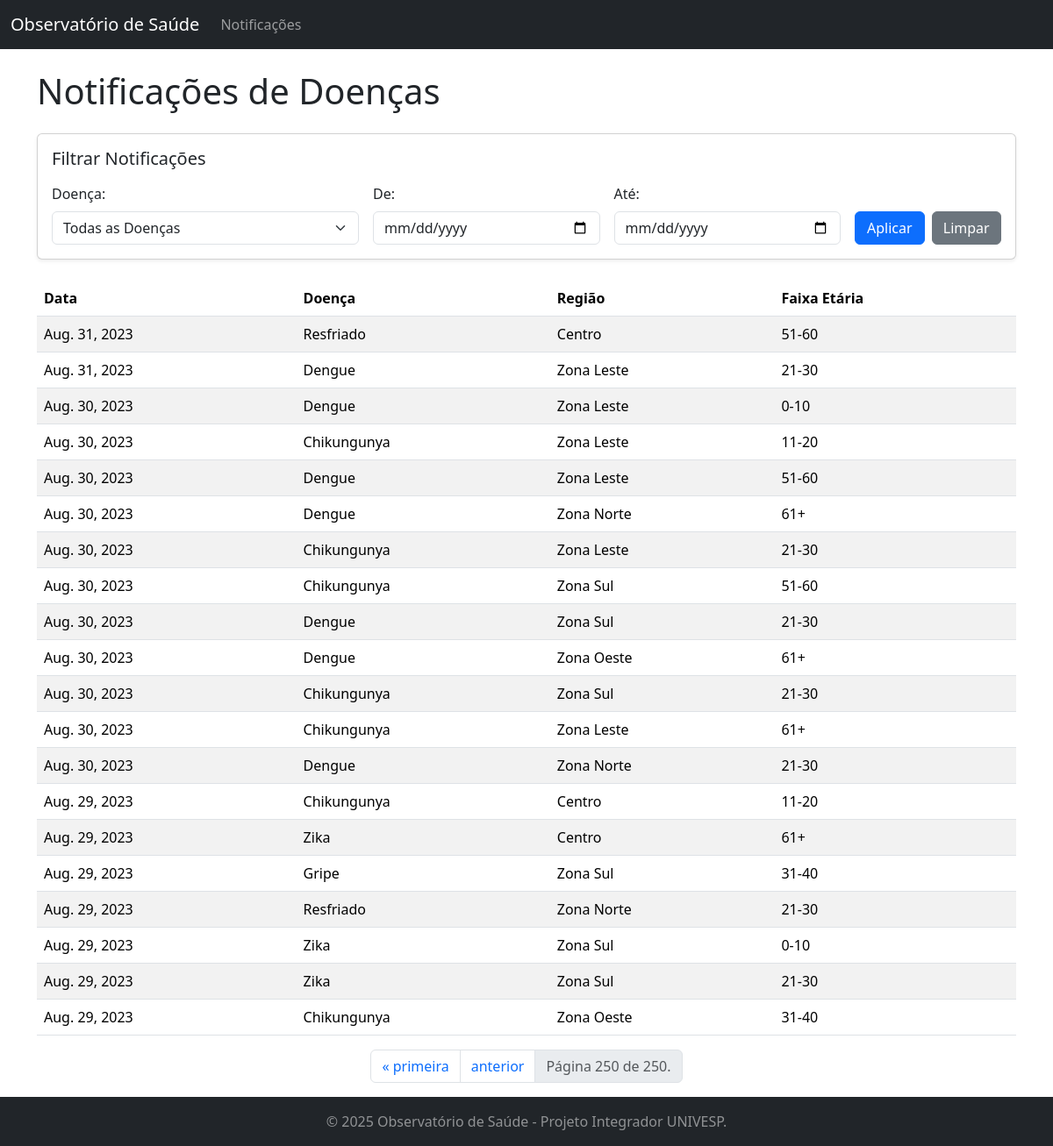
The app's page /notificacoes/?page=250 with its own data.
### analise_saude/models.py (models this page shows)
class NotificacaoDoenca(models.Model):
    data_notificacao = models.DateField(help_text="Data da notificação do caso")
    doenca = models.CharField(max_length=100, help_text="Nome da doença (ex: Dengue, Chikungunya)")
    regiao = models.CharField(max_length=100, help_text="Região/bairro onde o caso foi notificado")
    sexo = models.CharField(max_length=10, blank=True, null=True)
    faixa_etaria = models.CharField(max_length=20, blank=True, null=True)
    class Meta:
        verbose_name = "Notificação de Doença"
        verbose_name_plural = "Notificações de Doenças"
        ordering = ['-data_notificacao']

### analise_saude/views.py (the view)
# urls.py: path('notificacoes/', views.lista_notificacoes, name='lista_notificacoes'),
def lista_notificacoes(request):
    notificacoes_list = NotificacaoDoenca.objects.all().order_by('-data_notificacao')
    doenca = request.GET.get('doenca')
    data_inicio = request.GET.get('data_inicio')
    data_fim = request.GET.get('data_fim')
    if doenca:
        notificacoes_list = notificacoes_list.filter(doenca=doenca)
    if data_inicio:
        notificacoes_list = notificacoes_list.filter(data_notificacao__gte=data_inicio)
    if data_fim:
        notificacoes_list = notificacoes_list.filter(data_notificacao__lte=data_fim)
    paginator = Paginator(notificacoes_list, 20)
    page_number = request.GET.get('page')
    notificacoes = paginator.get_page(page_number)
    doencas_disponiveis = NotificacaoDoenca.objects.values('doenca').annotate(
        total=Count('id')).order_by('doenca')
    context = {
        'notificacoes': notificacoes,
        'doencas_disponiveis': doencas_disponiveis,
    }
    return render(request, 'analise_saude/lista_notificacoes.html', context)

### analise_saude/templates/analise_saude/lista_notificacoes.html (shortened to what this page needs)
{% extends 'analise_saude/base.html' %}
{% block content %}
    <h1 class="mb-4">Notificações de Doenças</h1>
    <div class="card p-3 mb-4 shadow-sm">
        <h4 class="card-title h5 mb-3">Filtrar Notificações</h4>
        <form method="get" class="row g-3 align-items-end">
            <div class="col-md-4">
                <label for="doenca" class="form-label">Doença:</label>
                <select name="doenca" id="doenca" class="form-select">
                    <option value="">Todas as Doenças</option>
                </select>
            </div>
            <div class="col-md-3">
                <label for="data_inicio" class="form-label">De:</label>
                <input type="date" name="data_inicio" id="data_inicio" class="form-control" value="{{ request.GET.data_inicio }}">
            </div>
            <div class="col-md-3">
                <label for="data_fim" class="form-label">Até:</label>
                <input type="date" name="data_fim" id="data_fim" class="form-control" value="{{ request.GET.data_fim }}">
            </div>
            <div class="col-md-2 d-flex align-items-end">
                <button type="submit" class="btn btn-primary w-100 me-2">Aplicar</button>
                <a href="{% url 'lista_notificacoes' %}" class="btn btn-secondary w-100">Limpar</a>
            </div>
        </form>
    </div>
    <div class="table-responsive">
        <table class="table table-striped table-hover">
            <thead>
                <tr>
                    <th>Data</th>
                    <th>Doença</th>
                    <th>Região</th>
                    <th>Faixa Etária</th>
                </tr>
            </thead>
            <tbody>
                {% for notificacao in notificacoes %}
                    <tr>
                        <td>{{ notificacao.data_notificacao }}</td>
                        <td>{{ notificacao.doenca }}</td>
                        <td>{{ notificacao.regiao }}</td>
                        <td>{{ notificacao.faixa_etaria }}</td>
                    </tr>
                {% empty %}
                    <tr>
                        <td colspan="4">Nenhuma notificação encontrada com os filtros aplicados.</td>
                    </tr>
                {% endfor %}
            </tbody>
        </table>
    </div>
    <nav aria-label="Paginação">
        <ul class="pagination justify-content-center">
            {% if notificacoes.has_previous %}
                <li class="page-item"><a class="page-link" href="?page=1{% for key, value in request.GET.items %}{% if key != 'page' %}&{{ key }}={{ value }}{% endif %}{% endfor %}">&laquo; primeira</a></li>
                <li class="page-item"><a class="page-link" href="?page={{ notificacoes.previous_page_number }}{% for key, value in request.GET.items %}{% if key != 'page' %}&{{ key }}={{ value }}{% endif %}{% endfor %}">anterior</a></li>
            {% endif %}
            <li class="page-item disabled"><span class="page-link">Página {{ notificacoes.number }} de {{ notificacoes.paginator.num_pages }}.</span></li>
        </ul>
    </nav>
{% endblock %}

### records on screen
NotificacaoDoenca: data_notificacao "Aug. 30, 2023", doenca "Dengue", regiao "Zona Leste", faixa_etaria "0-10"
NotificacaoDoenca: data_notificacao "Aug. 30, 2023", doenca "Chikungunya", regiao "Zona Leste", faixa_etaria "11-20"
NotificacaoDoenca: data_notificacao "Aug. 30, 2023", doenca "Dengue", regiao "Zona Leste", faixa_etaria "51-60"
NotificacaoDoenca: data_notificacao "Aug. 30, 2023", doenca "Dengue", regiao "Zona Norte", faixa_etaria "61+"
NotificacaoDoenca: data_notificacao "Aug. 30, 2023", doenca "Chikungunya", regiao "Zona Leste", faixa_etaria "21-30"
NotificacaoDoenca: data_notificacao "Aug. 30, 2023", doenca "Chikungunya", regiao "Zona Sul", faixa_etaria "51-60"
NotificacaoDoenca: data_notificacao "Aug. 30, 2023", doenca "Dengue", regiao "Zona Sul", faixa_etaria "21-30"
NotificacaoDoenca: data_notificacao "Aug. 30, 2023", doenca "Dengue", regiao "Zona Oeste", faixa_etaria "61+"
NotificacaoDoenca: data_notificacao "Aug. 29, 2023", doenca "Chikungunya", regiao "Centro", faixa_etaria "11-20"
NotificacaoDoenca: data_notificacao "Aug. 29, 2023", doenca "Zika", regiao "Centro", faixa_etaria "61+"
NotificacaoDoenca: data_notificacao "Aug. 29, 2023", doenca "Gripe", regiao "Zona Sul", faixa_etaria "31-40"
NotificacaoDoenca: data_notificacao "Aug. 29, 2023", doenca "Resfriado", regiao "Zona Norte", faixa_etaria "21-30"

### other values on screen
{{ notificacoes.number }} "250"
{{ notificacoes.paginator.num_pages }} "250"
